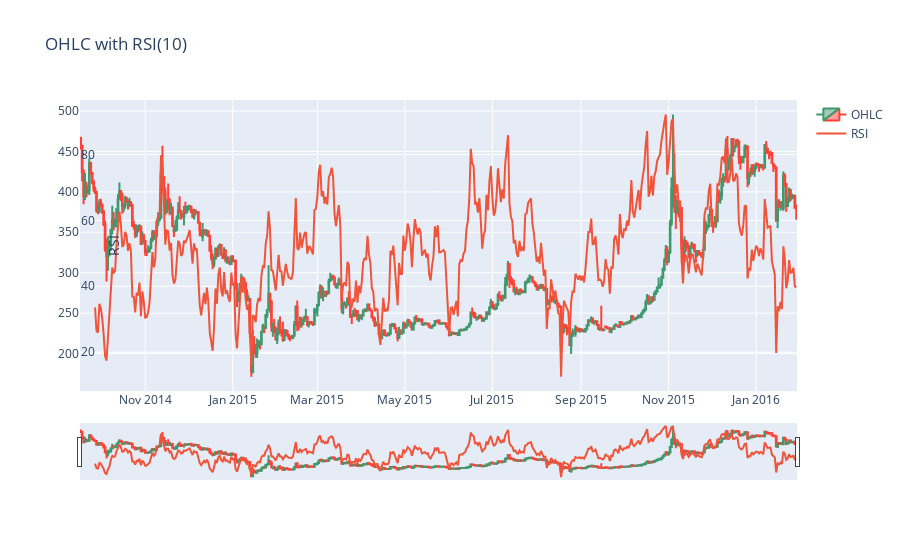

Here is the notebook cell this chart was saved with:
### Code cell
import plotly.graph_objects as go
df = data[:500]
fig = go.Figure(data=[go.Candlestick(x=df.index,
                open=df['Open'],
                high=df['High'],
                low=df['Low'],
                close=df['Close'],
                name='OHLC'),
                go.Scatter(x=df.index, y=df['RSI_10'], name='RSI', yaxis='y2')
                ])

fig.update_layout(
    title='OHLC with RSI(10)',
    yaxis=dict(
        domain=[0.2, 1]
    ),
    yaxis2=dict(
        domain=[0, 0.2],
        anchor='free',
        overlaying='y',
        side='right',
        title='RSI'
    ))

fig.show()

### Figure 1 — Plotly figure (JSON) as saved in the notebook; plotly's stock layout.template omitted (floating-point values rounded to 4 significant figures; data arrays with more than 128 entries replaced by an {"elided": "..."} marker saying what was removed)
{"data": [{"close": {"elided": "500 float values"}, "high": {"elided": "500 float values"}, "low": {"elided": "500 float values"}, "name": "OHLC", "open": {"elided": "500 float values"}, "type": "candlestick", "x": {"elided": "500 str values"}}, {"name": "RSI", "type": "scatter", "x": {"elided": "500 str values"}, "y": {"elided": "500 float values"}, "yaxis": "y2"}], "layout": {"title": {"text": "OHLC with RSI(10)"}, "yaxis": {"domain": [0.2, 1]}, "yaxis2": {"anchor": "free", "domain": [0, 0.2], "overlaying": "y", "side": "right", "title": {"text": "RSI"}}}}
